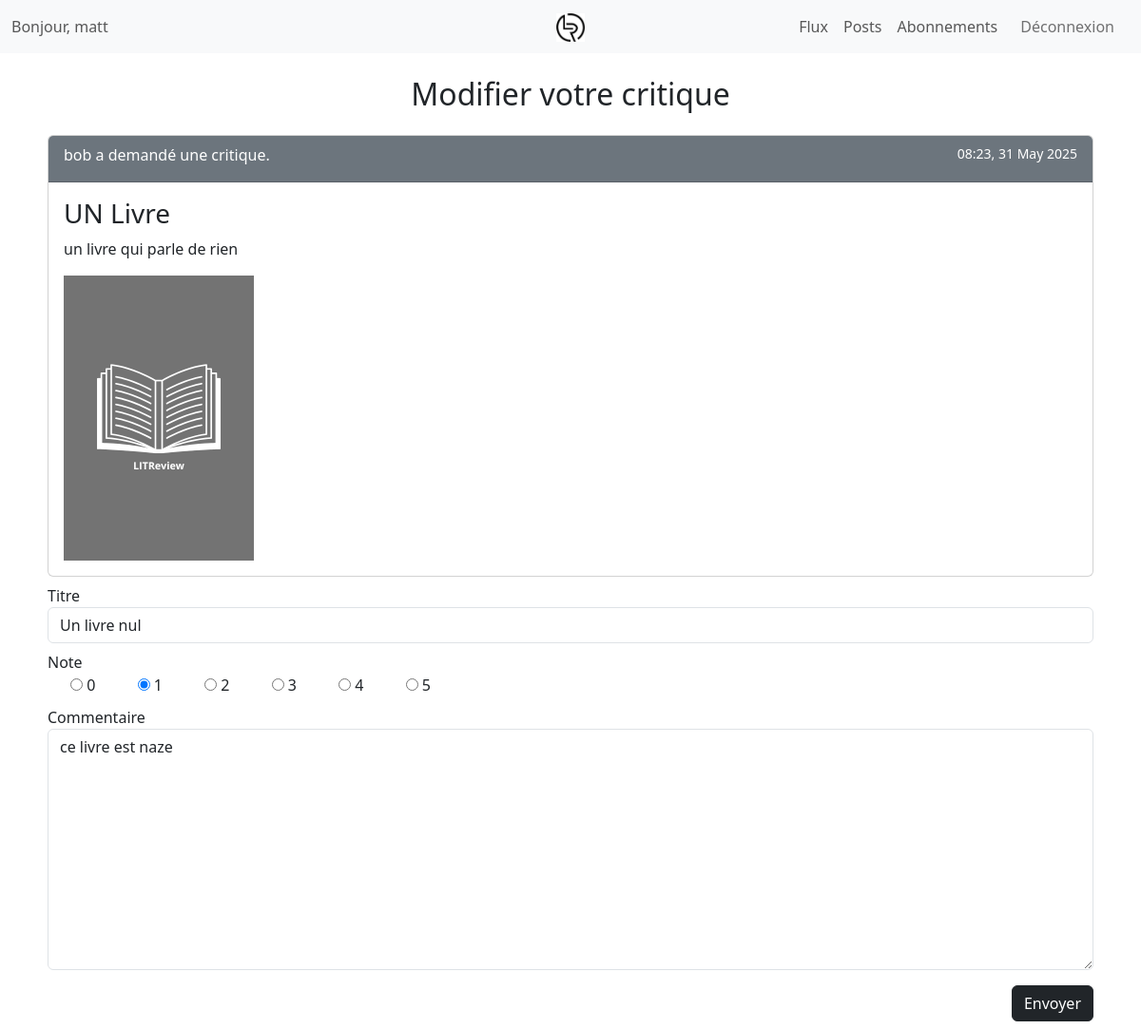
The page /reviews/4/update/ (signed in) on the database its author committed.
### accounts/models.py (models this page shows)
class User(AbstractUser):
    pass

### reviews/models.py (models this page shows, shortened)
class Ticket(models.Model):
    title = models.CharField(max_length=128, verbose_name='Titre')
    description = models.TextField(max_length=2048, blank=True)
    user = models.ForeignKey(to=settings.AUTH_USER_MODEL,
                             on_delete=models.CASCADE)
    image = models.ImageField(null=True, blank=True)
    time_created = models.DateTimeField(auto_now_add=True)
    IMAGE_MAX_SIZE = (300, 300)

class Review(models.Model):
    ticket = models.ForeignKey(to=Ticket, on_delete=models.CASCADE)
    rating = models.PositiveSmallIntegerField(
        validators=[MinValueValidator(0), MaxValueValidator(5)], verbose_name='Note')
    headline = models.CharField(max_length=128, verbose_name='Titre')
    body = models.TextField(max_length=8192, blank=True, verbose_name='Commentaire')
    user = models.ForeignKey(
        to=settings.AUTH_USER_MODEL, on_delete=models.CASCADE)
    time_created = models.DateTimeField(auto_now_add=True)

### reviews/views/review_views.py (the view)
# urls.py: path('reviews/<int:review_id>/update/', review_views.review_update, name='review-update'),
@login_required
def review_update(request, review_id):
    review = get_object_or_404(models.Review, id=review_id)
    form = forms.ReviewForm(instance=review)
    if request.method == 'POST':
        form = forms.ReviewForm(request.POST, instance=review)
        if form.is_valid():
            form.save()
            return redirect('user-posts')
    context = {
        'form': form,
        'review': review,
        'navbar': 'posts',
    }
    return render(request, 'reviews/review_update.html',
                  context=context)

### reviews/forms.py
class ReviewForm(forms.ModelForm):
    class Meta:
        model = models.Review
        fields = ['headline', 'rating', 'body']
        choices = (
            ('0', 0), ('1', 1), ('2', 2),
            ('3', 3), ('4', 4), ('5', 5),
        )
        widgets = {'rating': forms.RadioSelect(choices=choices)}

### reviews/templatetags/review_extras.py (called while the page is built)
@register.filter
def format_date(time_created):
    return f'{time_created.strftime("%H:%M, %d %B %Y")}'

@register.simple_tag(takes_context=True)
def get_ticket_poster_display(context, user):
    if user == context['user']:
        return 'Vous avez demandé une critique.'
    return f'{user.username} a demandé une critique.'

@register.simple_tag
def has_any_review_for_ticket(ticket):
    return Review.objects.filter(ticket=ticket).exists()

@register.simple_tag(takes_context=True)
def get_user_review_for_ticket(context, ticket):
    return Review.objects.filter(ticket=ticket, user=context['user']).first()

### reviews/templates/reviews/review_update.html (shortened to what this page needs)
{% extends 'reviews/base.html' %}
{% block content %}
    <h2 class="text-center m-4">Modifier votre critique</h2>
    {% include 'reviews/partials/ticket_snippet.html' with ticket=review.ticket %}
    <form method="post" enctype="multipart/form-data">
        {% include 'reviews/partials/review_form_snippet.html' %}
        <div class="d-flex justify-content-end">
            <button type="submit" class="btn btn-dark m-2">Envoyer</button>
        </div>
    </form>
{% endblock %}

### reviews/templates/reviews/base.html (shortened to what this page needs)
{% load static %}
<!DOCTYPE html>
<html lang="fr">
<head>
    <link href="https://cdn.jsdelivr.net/npm/bootstrap@5.3.3/dist/css/bootstrap.min.css" rel="stylesheet">
</head>
<body>
    <nav class="navbar navbar-expand-lg navbar-light bg-light">
        <div class="container-fluid">
            <span class="navbar-text d-none d-lg-block me-auto">
                Bonjour, {{ user.username }}
            </span>
            <a class="navbar-brand navbar-brand-center" href="{% url 'flux' %}">
                <img src="{% static 'img/logo.png' %}" alt="LitReview Logo" height="30">
            </a>
            <div class="collapse navbar-collapse" id="navbarNav">
                <ul class="navbar-nav ms-auto mb-2 mb-lg-0">
                    <li class="nav-item">
                        <a class="nav-link {% if request.resolver_match.url_name == 'flux' %}active{% endif %}" aria-current="page" href="{% url 'flux' %}">Flux</a>
                    </li>
                    <li class="nav-item">
                        <a class="nav-link {% if request.resolver_match.url_name == 'user_posts' %}active{% endif %}" href="{% url 'user-posts' %}">Posts</a>
                    </li>
                    <li class="nav-item">
                        <a class="nav-link {% if request.resolver_match.url_name == 'following' %}active{% endif %}" href="{% url 'following' %}">Abonnements</a>
                    </li>
                    <li class="nav-item">
                        <form action="{% url 'logout' %}" method="post" style="display: inline;">
                            <button type="submit" class="nav-link" style="border: none; background: none; padding: 0.5rem 1rem; color: rgba(0,0,0,.55);">
                                Déconnexion
                            </button>
                        </form>
                    </li>
                </ul>
            </div>
        </div>
    </nav>
   <div class="container mt-4">
        {% block content %}{% endblock %}
    </div>
</body>
</html>

### reviews/templates/reviews/partials/ticket_snippet.html (shortened to what this page needs)
{% load review_extras %}
{% load static %}
<div class="card m-2">
    <div class="card-header bg-secondary text-white d-flex justify-content-between">
        <span class="card-title">{% get_ticket_poster_display ticket.user %}</span>
        <small>{{ ticket.time_created|format_date }}</small>
    </div>
    <div class="card-body">
        <h3>{{ ticket.title }}</h3>
        <p>{{ ticket.description }}</p>
        {% if ticket.image %}
            <img src="{{ ticket.image.url }}" alt="Ticket Image">
        {% else %}
            <img src="{% static 'img/LITReview.png' %}" alt="Default Image">
        {% endif %}
    </div>
</div>

### reviews/templates/reviews/partials/review_form_snippet.html (shortened to what this page needs)
{% load widget_tweaks %}
{% for field in form.visible_fields %}
  <div class="form-group m-2">
      <label for="{{ field.id_for_label }}">{{ field.label }}</label>
      {% if field.name == 'rating' %}
        {% for choice in field %}
          <div class="form-check form-check-inline">
            {{ choice }}
          </div>
        {% endfor %}
      {% else %}
         {{ field|add_class:'form-control' }}
      {% endif %}
  </div>
{% endfor %}

### reviews/templates/reviews/base.html (style rules this page uses)
.navbar-brand-center { position: absolute; left: 50%; transform: translateX(-50%); }

### rows shown on the page
User: username "matt"
Ticket: user.username "bob a demandé une critique.", time_created "08:23, 31 May 2025", title "UN Livre", description "un livre qui parle de rien"
Review: visible_fields "Un livre nul" "ce livre est naze"

### other values the page prints
{{ field.label }} "Titre" "Note" "Commentaire"
